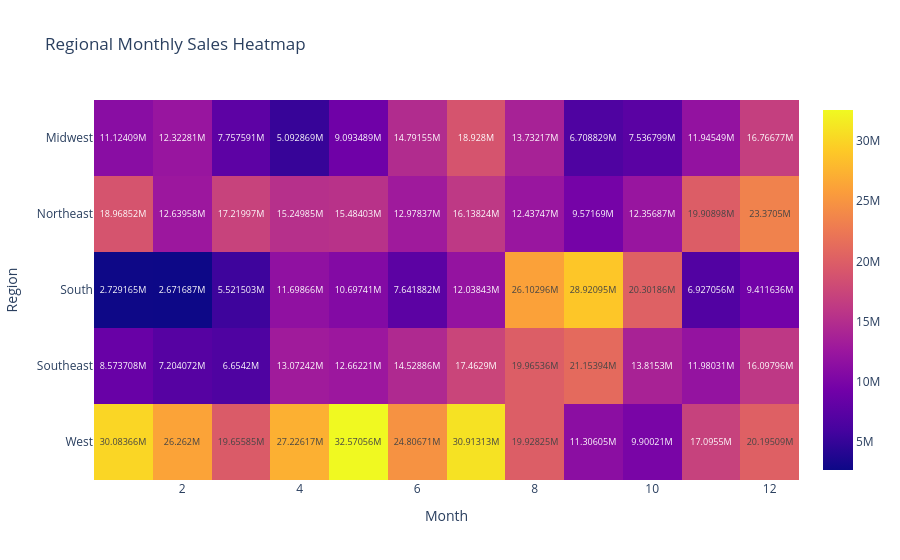

The cell this chart's notebook holds for it:
### Markdown cell above
## HeatMap Analysis

### Code cell
heatmap_data = df.pivot_table(values='Total Sales', index='Region', columns='Month', aggfunc='sum')
fig = px.imshow(heatmap_data, text_auto=True, title='Regional Monthly Sales Heatmap')
fig.show()

### Figure 1 — Plotly figure (JSON) as saved in the notebook; plotly's stock layout.template omitted (floating-point values rounded to 4 significant figures)
{"data": [{"coloraxis": "coloraxis", "hovertemplate": "Month: %{x}<br>Region: %{y}<br>color: %{z}<extra></extra>", "name": "0", "texttemplate": "%{z}", "type": "heatmap", "x": [1, 2, 3, 4, 5, 6, 7, 8, 9, 10, 11, 12], "xaxis": "x", "y": ["Midwest", "Northeast", "South", "Southeast", "West"], "yaxis": "y", "z": [[11124087, 12322813, 7757591, 5092869, 9093489, 14791549, 18928001, 13732165, 6708829, 7536799, 11945493, 16766774], [18968519, 12639582, 17219965, 15249847, 15484034, 12978372, 16138238, 12437467, 9571690, 12356871, 19908984, 23370498], [2729165, 2671687, 5521503, 11698656, 10697406, 7641882, 12038428, 26102960, 28920946, 20301856, 6927056, 9411636], [8573708, 7204072, 6654200, 13072425, 12662209, 14528856, 17462901, 19965355, 21153942, 13815298, 11980311, 16097959], [30083663, 26261999, 19655850, 27226173, 32570557, 24806713, 30913126, 19928254, 11306052, 9900209, 17095496, 20195090]]}], "layout": {"coloraxis": {"colorscale": [[0, "#0d0887"], [0.1111, "#46039f"], [0.2222, "#7201a8"], [0.3333, "#9c179e"], [0.4444, "#bd3786"], [0.5556, "#d8576b"], [0.6667, "#ed7953"], [0.7778, "#fb9f3a"], [0.8889, "#fdca26"], [1, "#f0f921"]]}, "title": {"text": "Regional Monthly Sales Heatmap"}, "xaxis": {"anchor": "y", "constrain": "domain", "domain": [0, 1], "scaleanchor": "y", "title": {"text": "Month"}}, "yaxis": {"anchor": "x", "autorange": "reversed", "constrain": "domain", "domain": [0, 1], "title": {"text": "Region"}}}}
